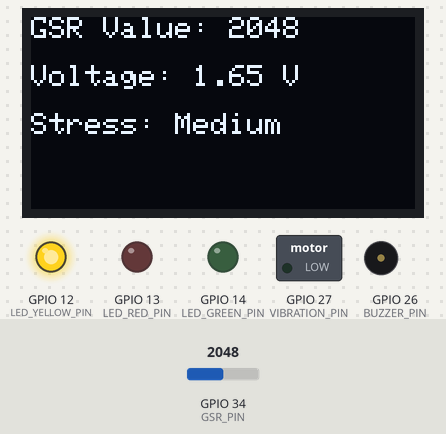
The sketch below on a simulated ESP32. Shown: 128×64 one-colour display, switched loads named in the sketch (green lamp = pin HIGH), output pins drawn as LEDs (lit = HIGH), buzzer (waves = sounding, pin HIGH). The inputs (shaded band) are chosen by the test bench; at power-on: GPIO 34 (GSR_PIN) = 2048. WiFi joins after 1.5 s; servers stay silent unless stated; what the sketch prints to the serial monitor is not drawn.

Above: at 5.4 s.
5.5 s: GPIO 34 (GSR_PIN) set to 2472
At 7.0 s:
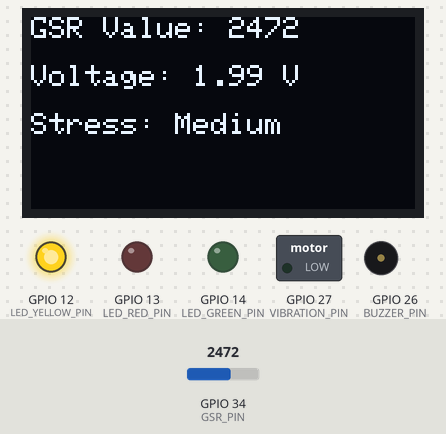
7.3 s: GPIO 34 (GSR_PIN) set to 2545
At 8.6 s:
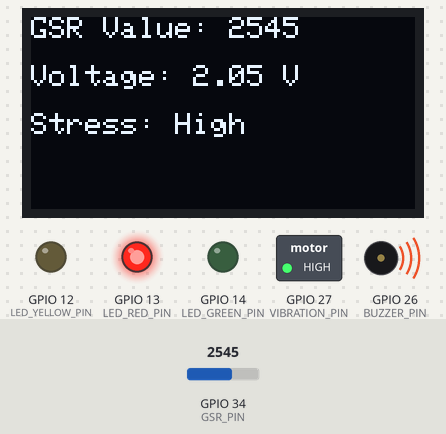
9.3 s: GPIO 34 (GSR_PIN) set to 960
At 11.0 s:
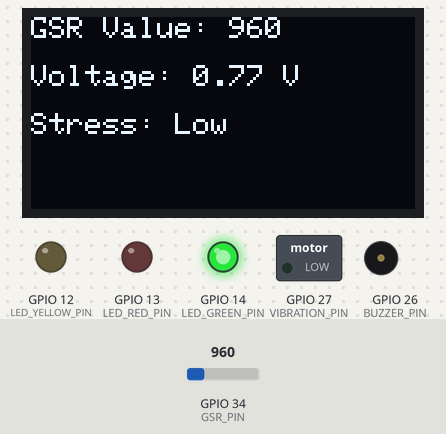
11.3 s: GPIO 34 (GSR_PIN) set to 1063
At 12.8 s:
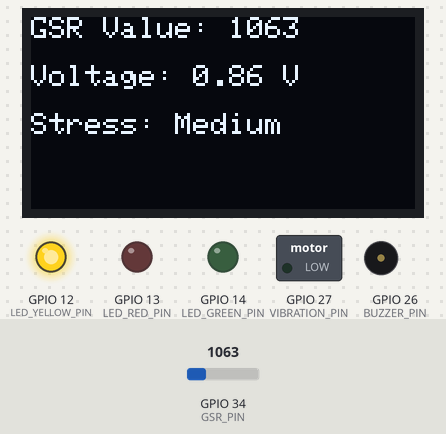
13.3 s: GPIO 34 (GSR_PIN) set to 491
At 14.4 s:
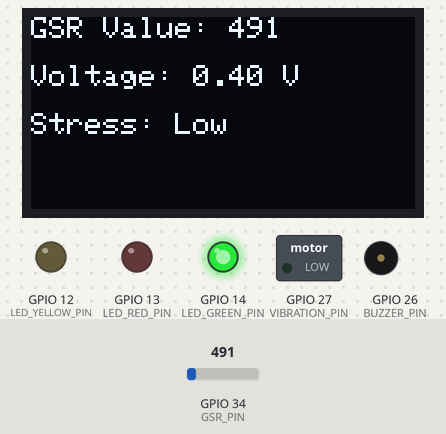
Timing chart, 0 to 16.3 s (numbered marks = the images above; inputs shaded):
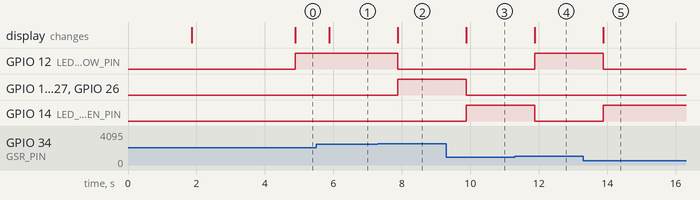

Measured:
- the behaviour switches between 2499 and 2500 on GPIO 34 (GSR_PIN) (found by bisection; images 1 and 2)
- the behaviour switches between 999 and 1000 on GPIO 34 (GSR_PIN) (found by bisection; images 3 and 4)
- after the input at 5.5 s, the display: changes after 0.39 s (image 1)
- after the input at 7.3 s, GPIO 12 (LED_YELLOW_PIN): HIGH → LOW after 0.59 s; GPIO 13 (LED_RED_PIN), GPIO 27 (VIBRATION_PIN), GPIO 26 (BUZZER_PIN): LOW → HIGH after 0.59 s; the display: changes after 0.59 s (image 2)
- after the input at 9.3 s, GPIO 13 (LED_RED_PIN), GPIO 27 (VIBRATION_PIN), GPIO 26 (BUZZER_PIN): HIGH → LOW after 0.59 s; GPIO 14 (LED_GREEN_PIN): LOW → HIGH after 0.59 s; the display: changes after 0.59 s (image 3)
- after the input at 11.3 s, GPIO 12 (LED_YELLOW_PIN): LOW → HIGH after 0.59 s; GPIO 14 (LED_GREEN_PIN): HIGH → LOW after 0.59 s; the display: changes after 0.59 s (image 4)
- after the input at 13.3 s, GPIO 12 (LED_YELLOW_PIN): HIGH → LOW after 0.59 s; GPIO 14 (LED_GREEN_PIN): LOW → HIGH after 0.59 s; the display: changes after 0.59 s (image 5)

The sketch:

1LINGAP_Code.ino
```cpp
#define BLYNK_TEMPLATE_ID "TMPL68ah_C5e1"
#define BLYNK_TEMPLATE_NAME "GSR"
#define BLYNK_AUTH_TOKEN "eFbgkSOW52XoP7s3n_rQdXcqaolFG1pP"

#include <Wire.h>
#include <Adafruit_GFX.h>
#include <Adafruit_SSD1306.h>
#include <WiFi.h>
#include <BlynkSimpleEsp32.h>

// ==== WIFI CONFIG ====
char ssid[] = "Builder's Hive";
char pass[] = "Batstateubhive_0";

// ==== OLED CONFIG ====
#define SCREEN_WIDTH 128
#define SCREEN_HEIGHT 64
#define OLED_RESET -1
Adafruit_SSD1306 display(SCREEN_WIDTH, SCREEN_HEIGHT, &Wire, OLED_RESET);

// ==== PIN CONFIG ====
#define GSR_PIN         34
#define BUZZER_PIN      26
#define VIBRATION_PIN   27
#define LED_GREEN_PIN   14
#define LED_YELLOW_PIN  12
#define LED_RED_PIN     13

// ==== STRESS THRESHOLDS ====
#define GSR_THRESHOLD_LOW     1000
#define GSR_THRESHOLD_MEDIUM  2500
#define GSR_THRESHOLD_HIGH    3500

BlynkTimer timer;
int lastStressLevel = 0;  // 0 = Low, 1 = Medium, 2 = High

void setup() {
  Blynk.begin(BLYNK_AUTH_TOKEN, ssid, pass);


  // Set pin modes
  pinMode(GSR_PIN, INPUT);
  pinMode(BUZZER_PIN, OUTPUT);
  pinMode(VIBRATION_PIN, OUTPUT);
  pinMode(LED_GREEN_PIN, OUTPUT);
  pinMode(LED_YELLOW_PIN, OUTPUT);
  pinMode(LED_RED_PIN, OUTPUT);
  // Initialize OLED
  if (!display.begin(SSD1306_SWITCHCAPVCC, 0x3C)) {
    while (true); // Halt
  }

  display.clearDisplay();
  display.setTextSize(1);
  display.setTextColor(SSD1306_WHITE);
  display.setCursor(0, 0);
  display.println("GSR Monitoring...");
  display.display();
  delay(2000);


  // Timer for GSR update every second
  timer.setInterval(1000L, sendGSR);
}

void sendGSR() {
  int gsrValue = analogRead(GSR_PIN);
  float voltage = (gsrValue / 4095.0) * 3.3;

  String stressLabel;
  int stressLevel;

  // Stress classification
  if (gsrValue < GSR_THRESHOLD_LOW) {
    stressLevel = 0;
    stressLabel = "Low";
  } else if (gsrValue < GSR_THRESHOLD_MEDIUM) {
    stressLevel = 1;
    stressLabel = "Medium";
  } else {
    stressLevel = 2;
    stressLabel = "High";
  }

  // Send to Blynk
  Blynk.virtualWrite(V0, gsrValue);       // SuperChart
  Blynk.virtualWrite(V1, stressLabel);    // Label
  Blynk.virtualWrite(V2, stressLevel);    // Optional for graphs/indicators

  // Alert if stress rises to High
  if (stressLevel == 2 && lastStressLevel < 2) {
    Blynk.logEvent("stress_alert", "⚠️ High Stress Detected!");
  }

  lastStressLevel = stressLevel;

  // OLED Display
  display.clearDisplay();
  display.setTextSize(1);
  display.setTextColor(WHITE);
  display.setCursor(0, 0);
  display.print("GSR Value: ");
  display.println(gsrValue);

  display.setCursor(0, 16);
  display.print("Voltage: ");
  display.print(voltage, 2);
  display.println(" V");

  display.setCursor(0, 32);
  display.print("Stress: ");
  display.println(stressLabel);

  display.display();

  // Outputs
  if (stressLevel == 2) {
    digitalWrite(BUZZER_PIN, HIGH);
    digitalWrite(VIBRATION_PIN, HIGH);
    digitalWrite(LED_GREEN_PIN, LOW);
    digitalWrite(LED_YELLOW_PIN, LOW);
    digitalWrite(LED_RED_PIN, HIGH);
  } else if (stressLevel == 1) {
    digitalWrite(BUZZER_PIN, LOW);
    digitalWrite(VIBRATION_PIN, LOW);
    digitalWrite(LED_GREEN_PIN, LOW);
    digitalWrite(LED_YELLOW_PIN, HIGH);
    digitalWrite(LED_RED_PIN, LOW);
  } else {
    digitalWrite(BUZZER_PIN, LOW);
    digitalWrite(VIBRATION_PIN, LOW);
    digitalWrite(LED_GREEN_PIN, HIGH);
    digitalWrite(LED_YELLOW_PIN, LOW);
    digitalWrite(LED_RED_PIN, LOW);
  }

  // Serial Debug
  Serial.print("GSR: ");
  Serial.print(gsrValue);
  Serial.print(" | Voltage: ");
  Serial.print(voltage, 2);
  Serial.print("V | Stress: ");
  Serial.println(stressLabel);
}


void loop() {
  Blynk.run();
  timer.run();
}
```
